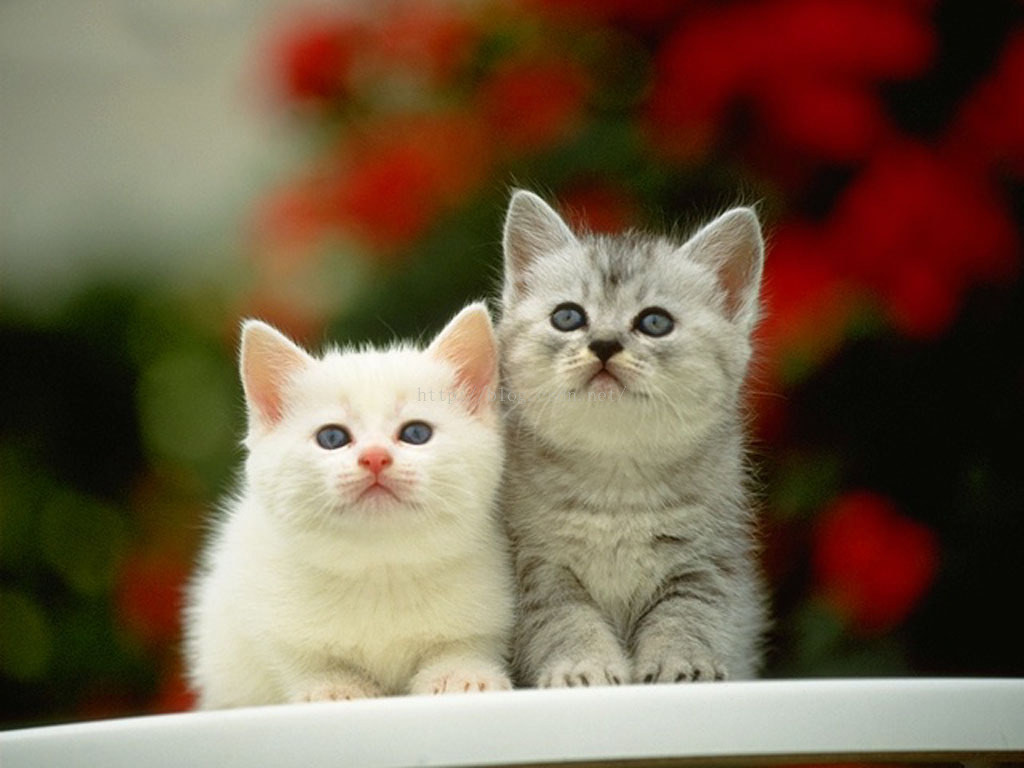
#> input picture img/cat.jpg, 1024 x 768 px
$ jupyter execute --allow-errors '17 Resize, Flip, Rotate, Crop, Paste.ipynb'   (older library calls are emulated)
#> lines starting #> are read from the running program, lines starting #| are printed output that depends on the picture
# Flip

## up-down (non mutating) using numpy.flipud(image)

[cell 1]
from PIL import Image
import numpy as np
import matplotlib.pyplot as plt
fig = plt.figure()

#original image
#> (the rest of this cell did not finish here and is left out)

## left-right (non mutating) using numpy.fliplr(image)

[cell 2]
from PIL import Image
import numpy as np
import matplotlib.pyplot as plt
fig = plt.figure()

#original image
#> (the rest of this cell did not finish here and is left out)

[cell 3]
# how npflip works:

import numpy as np
arr1 = np.arange(1,49).reshape(4,4,3)
print(arr1)
#> (printed output is left out)
print('-'*70)

print('np.flipud')
print(np.flipud(arr1))
#> (printed output is left out)

print('-'*70)

print('np.fliplr')
print(np.fliplr(arr1))
#> (printed output is left out)

### note: np.array (copy original) vs np.asarray (altered original)

# Image Rotation

## [Recommended!]  .transpose (non mutating)
### rotate with canvas  , does flip as well

[cell 4]
from PIL import Image
#> (the rest of this cell did not finish here and is left out)

## .rotate(degree, filter)
### note!!! using .rotate simply rotate without changing the canvas!

[cell 5]
from PIL import Image
#> (the rest of this cell did not finish here and is left out)

## direct transpose

[cell 6]
#transpose = lr flip, then rotate counterclockwise

from PIL import Image
import numpy as np
import matplotlib.pyplot as plt
fig = plt.figure()

#original image
#> (the rest of this cell did not finish here and is left out)

# Resizing (non mutating)|

[cell 7]
from PIL import Image
#> (the rest of this cell did not finish here and is left out)

## Thumbnail (mutating)
only do scaled downsizing. faster than resizing

#> (a cell that did not finish here is left out)

[cell 9]
# create thumbnail for whole folder
from PIL import Image
import glob, os

size = 128, 128
#> size = (128, 128)

for infile in glob.glob("*.jpg"):
    file, ext = os.path.splitext(infile)
    im = Image.open(infile)
    im.thumbnail(size)
    im.save(file + "thumbnail.jpg", "JPEG")

## Crop (non mutating - copying a cropped version)

[cell 10]
from PIL import Image
im=Image.open('./img/cat.jpg').convert("RGB")
#> im is the input picture: PIL image 1024x768 RGB; mean R, G, B 115.6, 96.3, 75.1
box=(240,195,760,550)    # left, top, right(from left), bottom(from top)  ==> right>left, bottom>top
image_crop = im.crop(box)
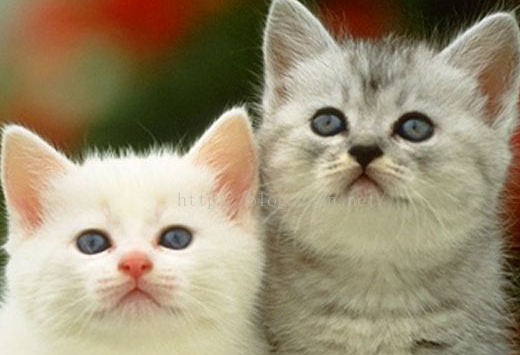
#> image_crop: PIL image 520x355 RGB; mean R, G, B 156.6, 143.8, 116.7
display(im, image_crop) #display!!!!

## Paste() (mutating)
paste image into another image

[cell 11]
from PIL import Image

img = Image.open('./img/cat.jpg')
#> (the rest of this cell did not finish here and is left out)

## how to find coordinates of a point in Image?
use matplotlib

[cell 12]
# use notebook to read off cursor coordinate directly!
import matplotlib.pyplot as plt
from PIL import Image

im = Image.open('./img/cat.jpg').convert('RGB')

plt.imshow(im)
plt.plot(655,318,'ro')
plt.axhline(200,0,1,c='r')
plt.axhline(700,0,1,c='r')
plt.axvline(200,0,1,c='b')
plt.axvline(760,0,1,c='b')
plt.show()
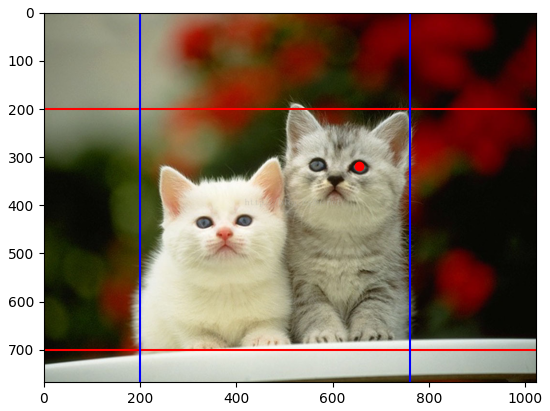
#> figure drawn by matplotlib, 1 panel

## crop puzzle image

[cell 13]
from PIL import Image
import numpy as np
im = Image.open('./img/cat.jpg').convert('RGB')
img_size = im.size # use image dimension, diving into segments
#> img_size = (1024, 768)
print(img_size)
#| (1024, 768)
xx = 3 ; yy = 2 # xx = number of vertical strips, yy = number of horizontal strips
seg_x = img_size[0] / xx # its ok to cut using float number
#> seg_x = 341.3
seg_y = img_size[1] / yy
#> seg_y = 384

imarr = []

for i in range(xx):
    for j in range(yy):
        imarr.append(im.crop((seg_x * i , seg_y * j, seg_x * (i+1) , seg_y * (j+1))))
#> after the loop, imarr = 6 items
imarr

[cell 14]
import matplotlib.pyplot as plt
fig, ax = plt.subplots(yy,xx)
count = 0
for i in range(xx):
    for j in range(yy):
        ax[j,i].imshow(imarr[count])
        ax[j,i].axis('off')
        count += 1
#> after the loop, count = 6
fig.show()
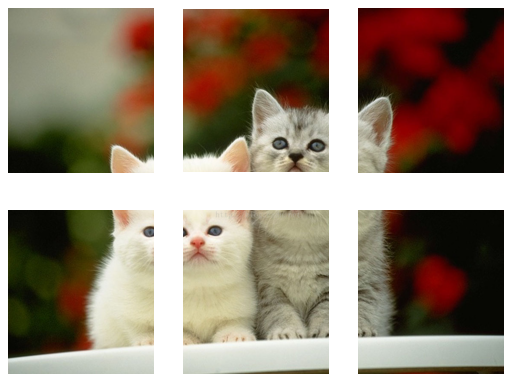
#> figure drawn by matplotlib, 6 panels

$ run again, with img/sky.jpg copied over img/cat.jpg
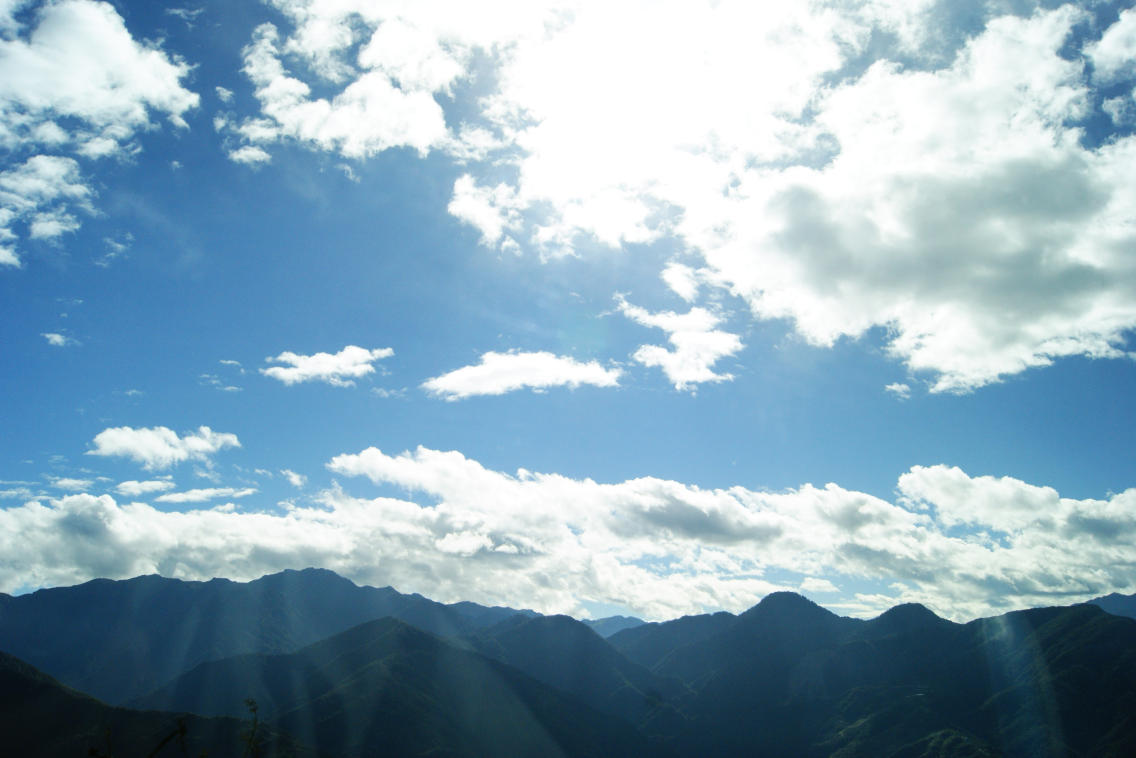
#> input picture img/sky.jpg, 3408 x 2272 px (shown at 1/3 size)
#> (printed output is left out)
#> (printed output is left out)
#> (printed output is left out)
#> size = (128, 128)
#> im is the input picture: PIL image 3408x2272 RGB; mean R, G, B 139.2, 168.9, 185.8
#> `image_crop = im.crop(box)`:
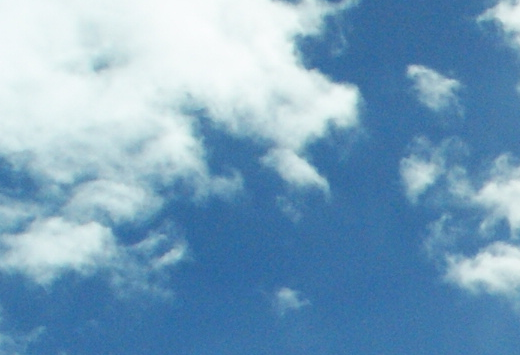
#> image_crop: PIL image 520x355 RGB; mean R, G, B 121, 161, 190.5
#> `plt.show()`:
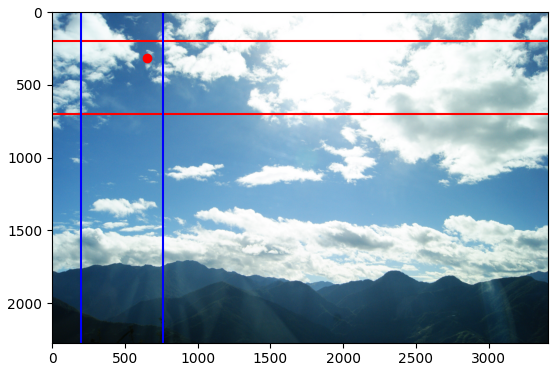
#> figure drawn by matplotlib, 1 panel
#| (3408, 2272)
#> after the loop `for i in range(xx):`: imarr = 6 items
#> after the loop `for i in range(xx):`: count = 6
